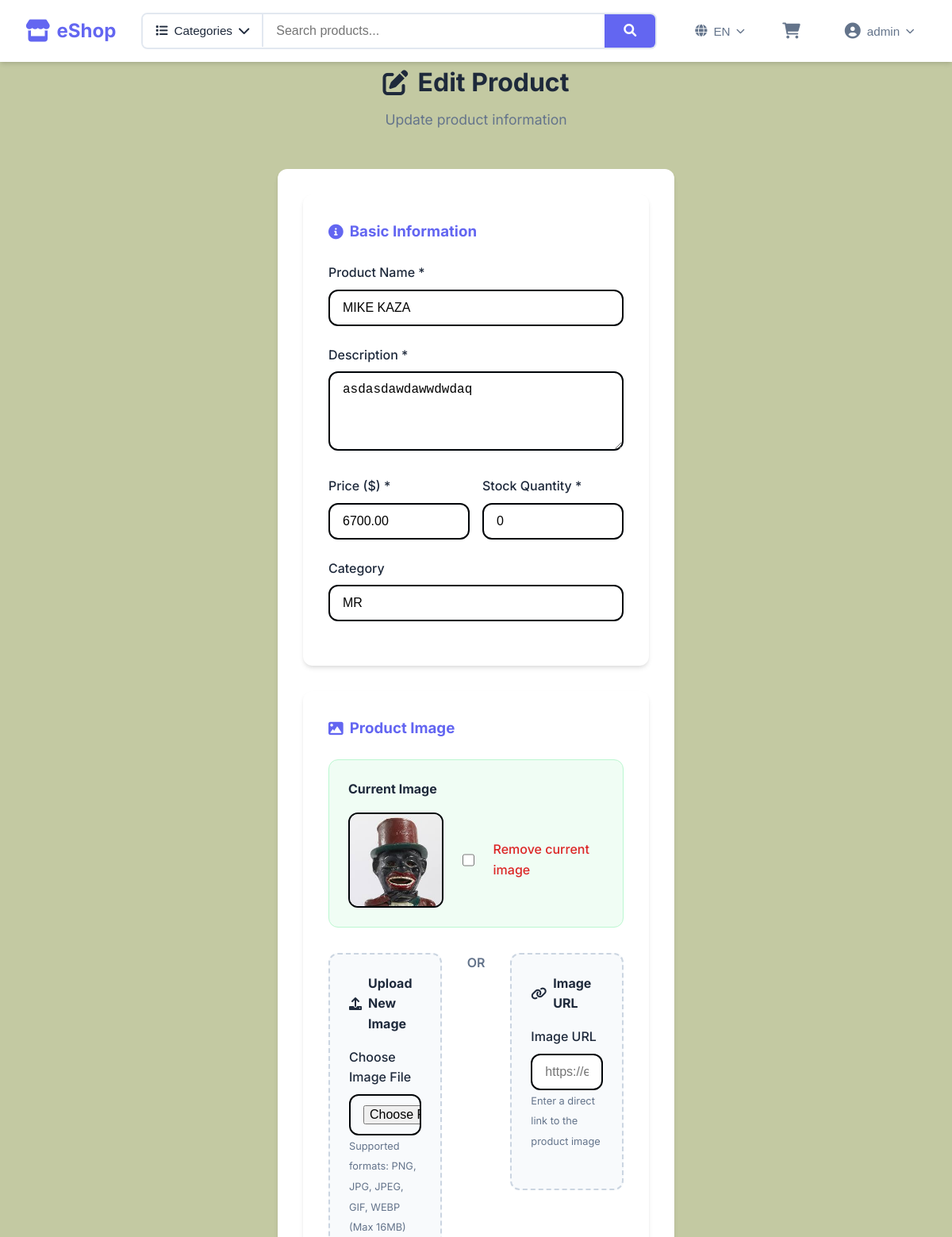
Page /admin/edit_product/17 (signed in, upper part) on the earlier database version.
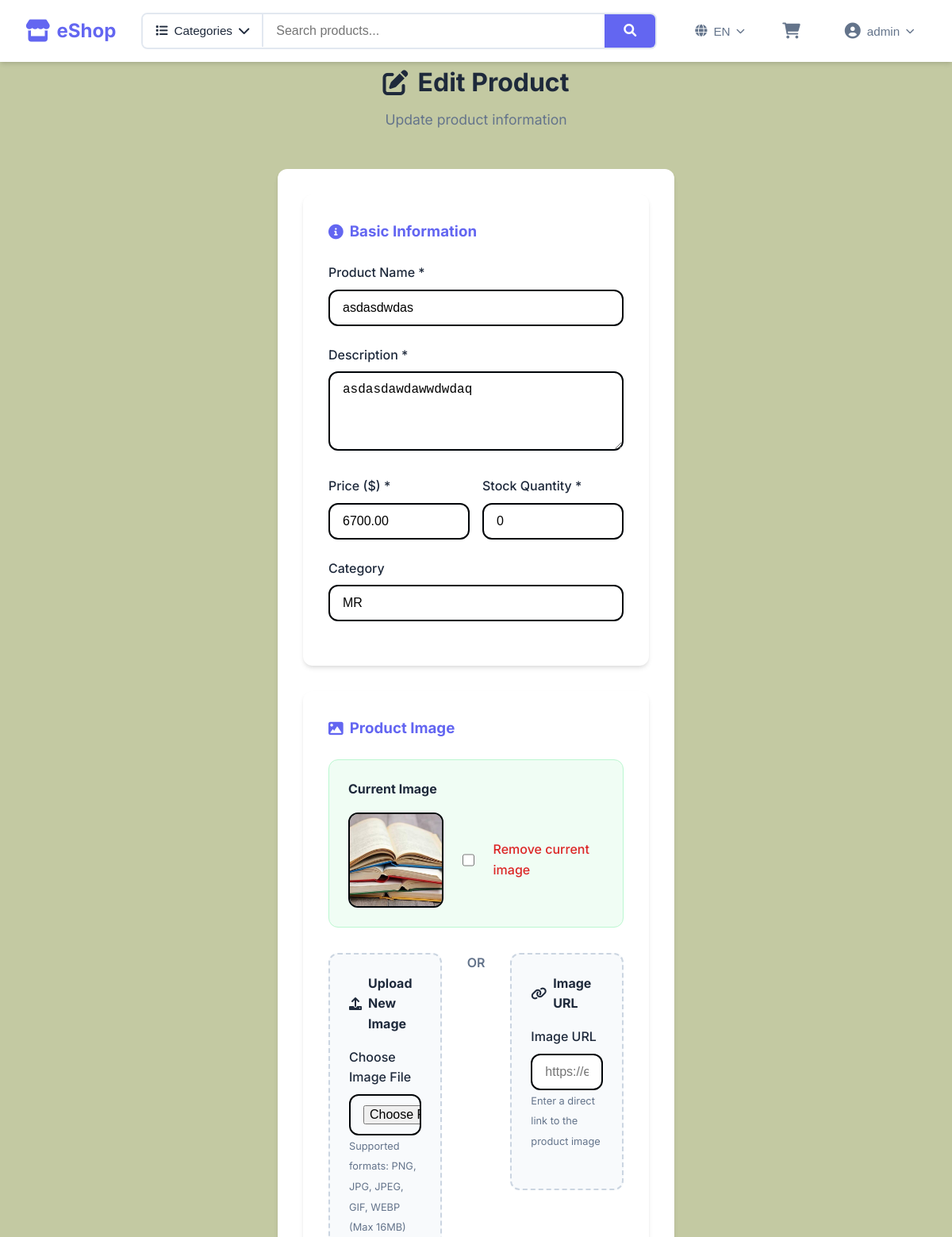
Same page on the later database version.
### tables this page shows
CREATE TABLE products(
            product_id INTEGER PRIMARY KEY AUTOINCREMENT,
            name VARCHAR(100) NOT NULL,
            description TEXT,
            price DECIMAL(10,2) NOT NULL,
            stock_quantity INTEGER NOT NULL DEFAULT 0,
            category VARCHAR(50),
            image_url VARCHAR(255),
            created_at TIMESTAMP DEFAULT CURRENT_TIMESTAMP
        );

### app.py (the view)
@app.route('/admin/edit_product/<int:product_id>', methods=['GET', 'POST'])
@admin_required
def edit_product(product_id):
    try:
        with get_cursor() as cur:
            if request.method == 'POST':
                validation_errors = validate_product_data(request.form)
                if validation_errors:
                    for error in validation_errors:
                        flash(error, 'danger')
                    return redirect(url_for('edit_product', product_id=product_id))
                name = request.form['name']
                description = request.form['description']
                price = float(request.form['price'])
                stock = int(request.form['stock'])
                category = request.form['category']
                image_url = request.form.get('image_url', '').strip()
                cur.execute("SELECT image_url FROM products WHERE product_id = ?", (product_id,))
                current_product = cur.fetchone()
                current_image = current_product['image_url'] if current_product else None
                image_path = current_image  # Keep current image by default
                if 'image_file' in request.files:
                    file = request.files['image_file']
                    if file and file.filename != '':
                        new_image_path = save_uploaded_file(file, product_id)
                        if new_image_path:
                            image_path = new_image_path
                            flash('New image uploaded successfully!', 'success')
                if not image_path and image_url:
                    new_image_path = download_image_from_url(image_url, product_id)
                    if new_image_path:
                        image_path = new_image_path
                        flash('New image downloaded from URL successfully!', 'success')
                    else:
                        flash('Failed to download image from URL', 'warning')
                if request.form.get('remove_image'):
                    image_path = None
                    flash('Image removed successfully!', 'success')
                cur.execute(
                    """UPDATE products
                    SET name=?, description=?, price=?, stock_quantity=?, category=?, image_url=?
                    WHERE product_id=?""",
                    (name, description, price, stock, category, image_path, product_id)
                )
                flash('Product updated successfully!', 'success')
                return redirect(url_for('admin_products'))
            else:
                cur.execute("SELECT * FROM products WHERE product_id = ?", (product_id,))
                product = cur.fetchone()
                if not product:
                    flash('Product not found', 'danger')
                    return redirect(url_for('admin_products'))
                return render_template('edit_product.html', product=product)
    except Exception as e:
        flash(f"Error: {str(e)}", 'danger')
        return redirect(url_for('admin_products'))

### app.py (called while the page is built)
@app.context_processor
def utility_processor():
    def get_image_url(image_url):
        if not image_url:
            return url_for('static', filename='images/placeholder.png')
        if image_url.startswith('uploads/'):
            return url_for('static', filename=image_url)
        return image_url
    categories = []
    try:
        with get_cursor() as cur:
            cur.execute("SELECT DISTINCT category FROM products WHERE category IS NOT NULL AND category != '' ORDER BY category")
            categories = [row[0] for row in cur.fetchall()]
    except:
        pass
    return dict(get_image_url=get_image_url, global_categories=categories)

def get_db():
    db = getattr(g, '_database', None)
    if db is None:
        db = g._database = sqlite3.connect(DATABASE)
        db.row_factory = sqlite3.Row
    return db

@app.teardown_appcontext
def close_connection(exception):
    db = getattr(g, '_database', None)
    if db is not None:
        db.close()

@contextmanager
def get_cursor():
    db = get_db()
    cursor = db.cursor()
    try:
        yield cursor
        db.commit()
    except Exception as e:
        db.rollback()
        raise e
    finally:
        cursor.close()

### templates/edit_product.html (shortened to what this page needs)
{% extends "base.html" %}
{% block content %}
<div class="page-header">
    <h1><i class="fas fa-edit"></i> Edit Product</h1>
    <p>Update product information</p>
</div>
<div class="form-container">
    <form method="POST" action="{{ url_for('edit_product', product_id=product.product_id) }}" class="product-form" enctype="multipart/form-data">
        <div class="form-section">
            <h3><i class="fas fa-info-circle"></i> Basic Information</h3>
            <div class="form-group">
                <label for="name">Product Name *</label>
                <input type="text" id="name" name="name" value="{{ product.name }}" required class="form-control">
            </div>
            <div class="form-group">
                <label for="description">Description *</label>
                <textarea id="description" name="description" rows="4" required class="form-control">{{ product.description }}</textarea>
            </div>
            <div class="form-row">
                <div class="form-group">
                    <label for="price">Price ($) *</label>
                    <input type="number" id="price" name="price" step="0.01" min="0" value="{{ "%.2f"|format(product.price) }}" required class="form-control">
                </div>
                <div class="form-group">
                    <label for="stock">Stock Quantity *</label>
                    <input type="number" id="stock" name="stock" min="0" value="{{ product.stock_quantity }}" required class="form-control">
                </div>
            </div>
            <div class="form-group">
                <label for="category">Category</label>
                <input type="text" id="category" name="category" value="{{ product.category }}" class="form-control">
            </div>
        </div>
        <div class="form-section">
            <h3><i class="fas fa-image"></i> Product Image</h3>
            {% if product.image_url %}
            <div class="current-image">
                <h4>Current Image</h4>
                <div class="image-preview">
                    <img src="{{ url_for('static', filename=product.image_url) if product.image_url and product.image_url.startswith('uploads/') else product.image_url }}"
                         alt="{{ product.name }}" class="product-image-preview">
                    <div class="image-actions">
                        <label class="checkbox-label">
                            <input type="checkbox" name="remove_image" value="1">
                            Remove current image
                        </label>
                    </div>
                </div>
            </div>
            {% endif %}
            <div class="image-upload-options">
                <div class="upload-option">
                    <h4><i class="fas fa-upload"></i> Upload New Image</h4>
                    <div class="form-group">
                        <label for="image_file">Choose Image File</label>
                        <input type="file" id="image_file" name="image_file" accept="image/*" class="form-control">
                        <small class="form-text">Supported formats: PNG, JPG, JPEG, GIF, WEBP (Max 16MB)</small>
                    </div>
                </div>
                <div class="option-divider">
                    <span>OR</span>
                </div>
                <div class="upload-option">
                    <h4><i class="fas fa-link"></i> Image URL</h4>
                    <div class="form-group">
                        <label for="image_url">Image URL</label>
                        <input type="url" id="image_url" name="image_url" class="form-control"
                               placeholder="https://example.com/image.jpg"
                               value="{{ product.image_url if product.image_url and not product.image_url.startswith('uploads/') else '' }}">
                        <small class="form-text">Enter a direct link to the product image</small>
                    </div>
                </div>
            </div>
        </div>
    </form>
</div>
{% endblock %}

Differences in the rows shown:
changed products "asdasdawdawwdwdaq": name "MIKE KAZA" → "asdasdwdas"; image_url: a different picture
